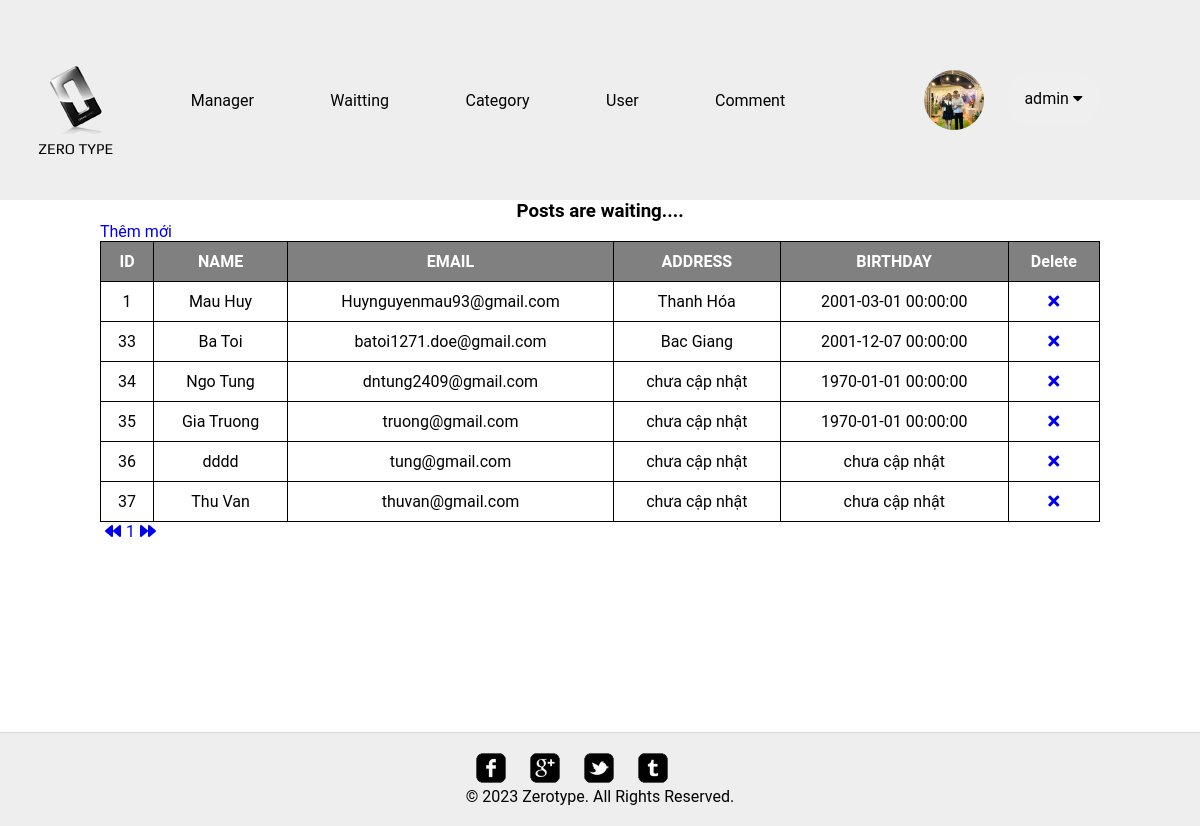
Page /index_user.php (signed in) on the committed database.
### tables this page shows
CREATE TABLE `user` (
  `user_id` bigint NOT NULL AUTO_INCREMENT,
  `username` varchar(255) DEFAULT NULL,
  `password` varchar(255) DEFAULT NULL,
  `email` varchar(255) DEFAULT NULL,
  `phoneNumber` varchar(10) DEFAULT NULL,
  `image` varchar(255) DEFAULT NULL,
  `address` varchar(255) DEFAULT NULL,
  `birthday` datetime DEFAULT NULL,
  `role` int DEFAULT NULL,
  `bio` longtext,
  `job` varchar(45) DEFAULT NULL,
  PRIMARY KEY (`user_id`)
);

### Control.php (called while the page is built, shortened)
<?php
	include('DBConnection.php');
Class Data{
		public function getAvatar($userid){
			global $conn;
			$sql = "select image from user where user_id = ".$userid;
			$list = mysqli_fetch_array(mysqli_query($conn,$sql));
			$image = $list['image'];
			return $image;
		}
		public function countRows_Queue(){
			global $conn;
			$sql = "select * from blog where status_blog = 0";
			$run = mysqli_query($conn,$sql);
			$rowcount = mysqli_num_rows($run);
			return $rowcount;
		}
		public function listuser(){
			global $conn;
			$sql = "select * from user where role = 1";
			$list = mysqli_query($conn,$sql);
			return $list;
		}
	}
 ?>

### index_user.php (the view, shortened to what this page needs)
<?php
include('Control.php');
$get_Data = new Data();
$total_rows = $get_Data->countRows_Queue();
if(!isset($_GET['page'])){
    $page_number = 1;
}else{
    $page_number = $_GET['page'];
}
$limit = 5;
$total_pages = ceil($total_rows/$limit);
 $arr =$get_Data->listuser();
?>
<!DOCTYPE HTML>
<html>
<head>
	<link rel="stylesheet" href="css/style.css" type="text/css">
    <link rel="stylesheet" href="css/text.css" type="text/css">
    <link rel="stylesheet" href="css/bodyadmin.css" type="text/css">
    <link rel="stylesheet" href="css/paginationpage.css" type="text/css">
    <link rel="stylesheet" href="https://cdnjs.cloudflare.com/ajax/libs/font-awesome/4.7.0/css/font-awesome.min.css">
    <link rel="stylesheet" href="https://pro.fontawesome.com/releases/v5.15.4/css/all.css">
</head>
<body>
<?php
include('header_admin.php');
?>
<div class="header" style="text-align: center;">
    <h3>Posts are waiting....</h3>
</div>
	<div id="contents">
    <a  href="add_category.php" role="button">
				 Thêm mới
				</a>
        <table class="table">
            <tr>
                <th>ID</th>
                <th>NAME</th>
                <th>EMAIL</th>
                <th>ADDRESS</th>
                <th>BIRTHDAY</th>
                <th>Delete</th>
            </tr>
            <?php foreach($arr as $ar){ ?>
                <tr>
                    <td><?php echo $ar['user_id'] ?></td>
                    <td><?php echo $ar['username'] ?></td>
                    <td><?php if ($ar['email']=="") {
                       echo 'chưa cập nhật';
                    }else echo $ar['email'] ?></td>
                    <td><?php if ($ar['address']=="") {
                       echo 'chưa cập nhật';
                    }else echo $ar['address'] ?></td>
                    <td><?php if ($ar['birthday']=="") {
                       echo 'chưa cập nhật';
                    }else echo $ar['birthday'] ?></td>
                    <td style="text-align: center;"><a href="delete_user.php?id=<?php echo $ar['user_id']?>" onclick="return (confirm('You may want to delete?'))"><i class="fas fa-times"></i></a></td>
                </tr>
            <?php } ?>
        </table>
        <div class="pagination">
            <ul>
                <?php
                    if($page_number>=2){
                        echo '<li><a href="admin.php?login=success&page='.($page_number-1).'">'.'<i class="fa fa-backward" aria-hidden="true"></i>'.'</a></li>';
                    }else{
                        echo '<li><a href="#">'.'<i class="fa fa-backward" aria-hidden="true"></i>'.'</a></li>';
                    }
                    for($i=1;$i<=$total_pages;$i++){
                        echo '<li><a href="admin.php?login=success&page='.$i.'">'.$i.'</a></li>';
                    }
                    if($page_number<$total_pages){
                        echo '<li><a href="admin.php?login=success&page='.($page_number+1).'">'.'<i class="fa fa-forward" aria-hidden="true"></i>'.'</a></li>';
                    }else{
                        echo '<li><a href="#">'.'<i class="fa fa-forward" aria-hidden="true"></i>'.'</a></li>';
                    }
                ?>
            </ul>
        </div>
	</div>
<?php
include('footer.php');
?>
</body>
</html>

### header_admin.php (shortened to what this page needs)
<!DOCTYPE html>
<html lang="en">
<head>
    <link rel="stylesheet" href="./css/header_admin.css">
</head>
<body>
<div id="header">
    <div id="header-box">
        <div class="logo">
            <a href="admin.php">Zero Type</a>
        </div>
        <div class="manager">
            <a href="admin.php">Manager</a>
        </div>
        <div class="qeue">
            <a href="queue.php">Waitting</a>
        </div>
        <div class="qeue">
            <a href="category.php">Category</a>
        </div>
        <div class="qeue">
            <a href="index_user.php">User</a>
        </div>
        <div class="qeue">
            <a href="index_cmt.php">Comment</a>
        </div>
        <div id="MenuCustom">
            <ul>
                <?php
                if (isset($_SESSION['username'])) {
                    $path = $get_Data->getAvatar($_SESSION['userId']);
                    echo '
                                <li>
                                    <img src="Image/' . $path . '" alt="Avatar" class="avatar" style="object-fit: cover;" >
                                    <div class="dropdown">
                                    <button onclick="myFunction()" class="dropbtn">' . $_SESSION['username'] . ' <i class="fa fa-caret-down"></i></button>
                                        <div id="myDropdown" class="dropdown-content">
                                            <a href="profileadmin.php">Thông tin cá nhân</a>
                                            <a href="logout.php">Đăng xuất</a>
                                        </div>
                                    </div>
                                </li>
                            ';
                }
                ?>
            </ul>
        </div>
    </div>
</div>
</body>
</html>

### css/text.css (style rules this page uses)
* { font-family: Roboto, Oxygen, Ubuntu, Cantarell, "Open Sans", "Helvetica Neue", sans-serif, Arial; }

### css/bodyadmin.css (style rules this page uses)
* { padding: 0; margin: 0 auto; list-style: none; text-decoration: none; }
#contents { width: 1000px; min-height: 510px; }

### css/paginationpage.css (style rules this page uses)
.table { border: 1px solid black; border-collapse: collapse; width: 1000px; }
.table, td, th { border: 1px solid black; }
td, th { padding: 10px; }
td { text-align: center; vertical-align: bottom; height: 40px; }
th { background-color: gray; color: white; height: 20px; }
.pagination ul { list-style-type: none; }
.pagination ul li { display: inline-block; margin-left: 5px; }

### css/header_admin.css (style rules this page uses)
* { padding: 0; margin: 0 auto; text-decoration: none; list-style: none; box-sizing: border-box; }
#header { width: 100%; background: #eee; }
#header-box { display: flex; justify-content: space-between; align-items: center; height: 200px; width: 1200px; }
#header-box a { color:black; }
#header-box .logo a { background: url(../images/logo.png) no-repeat center top; color: #000; display: block; font: 15px/30px 'Play'; height: 20px; width: 76px; padding-top: 68px; text-decoration: none; text-transform: uppercase; }
#MenuCustom { height: 200px; width: 300px; display: flex; justify-content: center; align-items: center; }
#MenuCustom .avatar { vertical-align: middle; width: 60px; height: 60px; border-radius: 50%; }
.dropbtn { color: #000; padding: 16px; font-size: 16px; border: none; cursor: pointer; margin-left: 20px; border-radius: 20px; }
.dropdown { position: relative; display: inline-block; }

### rows in the picture
user: image (picture)
user: user_id "1", username "Mau Huy", email "Huynguyenmau93@gmail.com", address "Thanh Hóa", birthday "2001-03-01 00:00:00"
user: user_id "33", username "Ba Toi", email "batoi1271.doe@gmail.com", address "Bac Giang", birthday "2001-12-07 00:00:00"
user: user_id "34", username "Ngo Tung", email "dntung2409@gmail.com", address "chưa cập nhật", birthday "1970-01-01 00:00:00"
user: user_id "35", username "Gia Truong", email "truong@gmail.com", address "chưa cập nhật", birthday "1970-01-01 00:00:00"
user: user_id "36", username "dddd", email "tung@gmail.com", shows "chưa cập nhật"
user: user_id "37", username "Thu Van", email "thuvan@gmail.com", shows "chưa cập nhật"

### other values in the picture
$_SESSION['username'] "admin"
